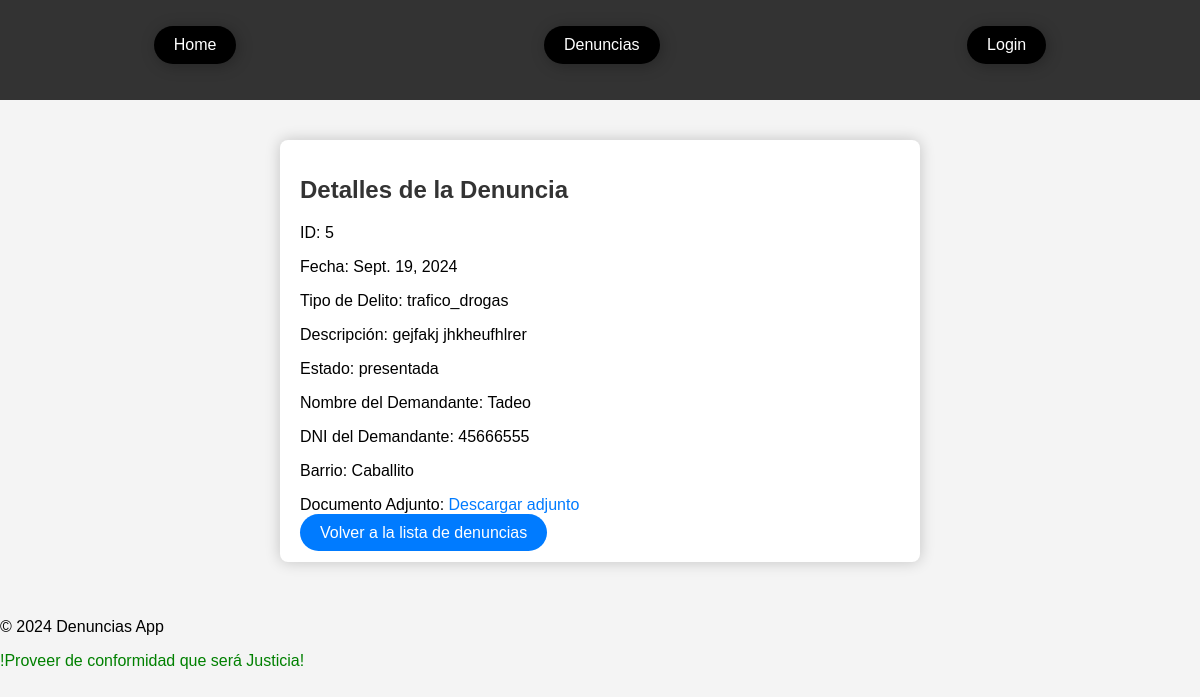
The app's page /denuncias/5/ with its own data.
### denuncias/models.py (models this page shows, shortened)
class Denuncia(models.Model):
    archivo = models.FileField(upload_to='archivos_denuncias/', null=True, blank=True)
    TIPOS_DELITO = [
        ('robo', 'Robo'),
        ('fraude', 'Fraude'),
        ('violencia', 'Violencia'),
        ('homicidio', 'Homicidio'),
        ('secuestro', 'Secuestro'),
        ('extorsion', 'Extorsión'),
        ('trafico_drogas', 'Tráfico de Drogas'),
        ('trata_personas', 'Trata de Personas'),
        ('lesiones', 'Lesiones'),
        ('estafa', 'Estafa'),
    ]
    BARRIOS = [
        ('Agronomía', 'Agronomía'),
        ('Almagro', 'Almagro'),
        ('Balvanera', 'Balvanera'),
        ('Barracas', 'Barracas'),
        ('Belgrano', 'Belgrano'),
        ('Caballito', 'Caballito'),
        ('Chacarita', 'Chacarita'),
        ('Colegiales', 'Colegiales'),
        ('Constitución', 'Constitución'),
        ('Flores', 'Flores'),
        ('Floresta', 'Floresta'),
        ('La Boca', 'La Boca'),
        ('La Paternal', 'La Paternal'),
        ('Liniers', 'Liniers'),
        ('Mataderos', 'Mataderos'),
        ('Monserrat', 'Monserrat'),
        ('Núñez', 'Núñez'),
        ('Palermo', 'Palermo'),
        ('Parque Avellaneda', 'Parque Avellaneda'),
        ('Parque Chacabuco', 'Parque Chacabuco'),
        ('Parque Patricios', 'Parque Patricios'),
        ('Puerto Madero', 'Puerto Madero'),
        ('Recoleta', 'Recoleta'),
        ('Retiro', 'Retiro'),
        ('Saavedra', 'Saavedra'),
        ('San Cristóbal', 'San Cristóbal'),
        ('San Nicolás', 'San Nicolás'),
        ('San Telmo', 'San Telmo'),
        ('Vélez Sársfield', 'Vélez Sársfield'),
        ('Villa Crespo', 'Villa Crespo'),
        ('Villa del Parque', 'Villa del Parque'),
        ('Villa Devoto', 'Villa Devoto'),
        ('Villa Lugano', 'Villa Lugano'),
        ('Villa Luro', 'Villa Luro'),
        ('Villa Pueyrredón', 'Villa Pueyrredón'),
        ('Villa Urquiza', 'Villa Urquiza'),
    ]
    ESTADOS_DENUNCIA = [
        ('presentada', 'Presentada'),
        ('confirmada', 'Confirmada'),
        ('sentencia_definitiva', 'Sentencia Definitiva'),
    ]
    titulo = models.CharField(max_length=100)
    descripcion = models.TextField()
    nombre_demandante = models.CharField(max_length=100)
    dni_demandante = models.CharField(max_length=15)
    estado = models.CharField(max_length=20, choices=ESTADOS_DENUNCIA, default='presentada')
    tipo_delito = models.CharField(max_length=20, choices=TIPOS_DELITO)
    fecha_creacion = models.DateTimeField(auto_now_add=True)
    barrio = models.CharField(max_length=100, choices=BARRIOS)
    fecha = models.DateField(null=True)
    documento_adjunto = models.FileField(upload_to='documentos_adjuntos/')

### denuncias/views.py (the view)
# urls.py: path('<int:pk>/', views.DenunciaDetailView.as_view(), name='denuncia_detail'),
class DenunciaDetailView(DetailView):
    model = Denuncia
    template_name = 'denuncias/denuncia_detail.html'
    def get_context_data(self, **kwargs):
        context = super().get_context_data(**kwargs)
        user = self.request.user
        if user.is_authenticated:
            if user.is_superuser:
                context['can_edit'] = True
                context['can_delete'] = True
            elif user.groups.filter(name='Empleado').exists():
                context['can_edit'] = True
                context['can_delete'] = False
            else:
                context['can_edit'] = False
                context['can_delete'] = False
        else:
            context['can_edit'] = False
            context['can_delete'] = False
        return context

### denuncias/templates/denuncias/denuncia_detail.html (shortened to what this page needs)
{% extends 'base_generic.html' %}
{% block content %}
<div class="detail-container">
    <h1>Detalles de la Denuncia</h1>
    <p>ID: {{ object.id }}</p>
    <p>Fecha: {{ object.fecha }}</p>
    <p>Tipo de Delito: {{ object.tipo_delito }}</p>
    <p>Descripción: {{ object.descripcion }}</p>
    <p>Estado: {{ object.estado }}</p>
    <p>Nombre del Demandante: {{ object.nombre_demandante }}</p>
    <p>DNI del Demandante: {{ object.dni_demandante }}</p>
    <p>Barrio: {{ object.barrio }}</p>
    {% if object.documento_adjunto %}
    <p>Documento Adjunto: <a href="{{ object.documento_adjunto.url }}" target="_blank">Descargar adjunto</a></p>
    {% else %}
    <p>Documento Adjunto: No hay archivo adjunto</p>
    {% endif %}
    <a href="{% url 'denuncia_list' %}" class="back-button">Volver a la lista de denuncias</a>
</div>
{% endblock %}

### denuncias/static/css/style.css (style rules this page uses)
body { font-family: 'Arial', sans-serif; margin: 0; padding: 0; background-color: #f4f4f4; }
h1 { color: #333; }

### denuncias/templates/denuncias/denuncia_detail.html (style rules this page uses)
body { font-family: Arial, sans-serif; background-color: #f4f4f4; margin: 0; padding: 0; }
.detail-container { max-width: 600px; margin: 20px auto; background-color: #fff; padding: 20px; border-radius: 8px; box-shadow: 0 0 15px rgba(0, 0, 0, 0.2); }
h1 { color: #333; font-size: 24px; margin-bottom: 20px; }
p { margin-bottom: 10px; }
a { color: #007bff; text-decoration: none; }
.back-button { background-color: #007bff; color: white; padding:10px 20px; border-radius:20px; margin:15px 0px 0px 0px; }

### records on screen
Denuncia: id "5", fecha "Sept. 19, 2024", tipo_delito "trafico_drogas", descripcion "gejfakj jhkheufhlrer", estado "presentada", nombre_demandante "Tadeo", dni_demandante "45666555", barrio "Caballito"
